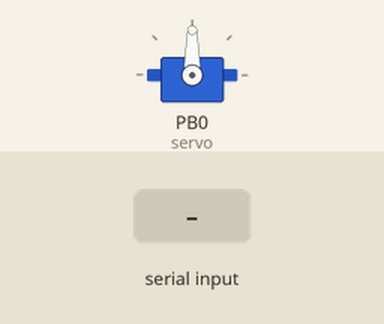
Recording of a sketch running on a simulated ATtiny85, built with avr-gcc and run on an emulated ATtiny85. Parts: servo. The test bench sets the inputs (shaded band).

Above: at 1.2 s.
1.3 s: "1" received over the second serial link
At 1.9 s:
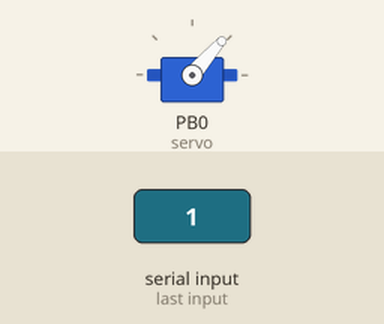
2.8 s: "0" received over the second serial link
At 3.1 s:
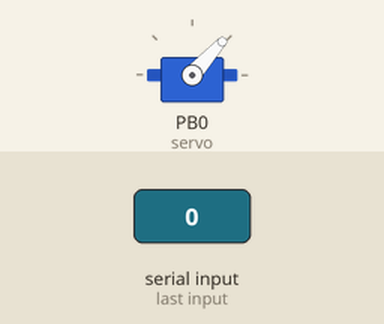
Timing chart, 0 to 5.8 s (numbered marks = the images above; inputs shaded):
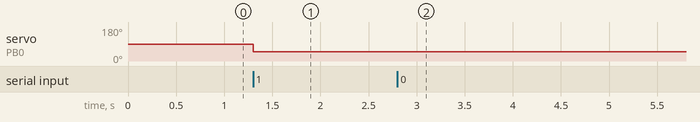

The sketch:

Servo_Movement__SLAVE_.ino
```cpp
#include <SoftwareSerial.h>
#include <SoftwareServo.h>

SoftwareSerial BTserial(1, 2);   //TxD, RxD
SoftwareServo servo;
int pos=0;

void setup() {
  BTserial.begin(38400);
  servo.attach(0);
}

void loop() {
  if (BTserial.available() > 0) { // Checks whether data is comming from the serial port
    pos=BTserial.read(); // Reads the data from the serial port
    for(int i=0; i<200; i+=1){
      servo.write(pos);
      delay(1);
      SoftwareServo::refresh();
    }
  }
}
```

Measured:
- after the input at 1.3 s, servo on PB0 (servo): 90° → 49° at once
- after the input at 2.8 s, servo on PB0 (servo): 49° → 48° at once
